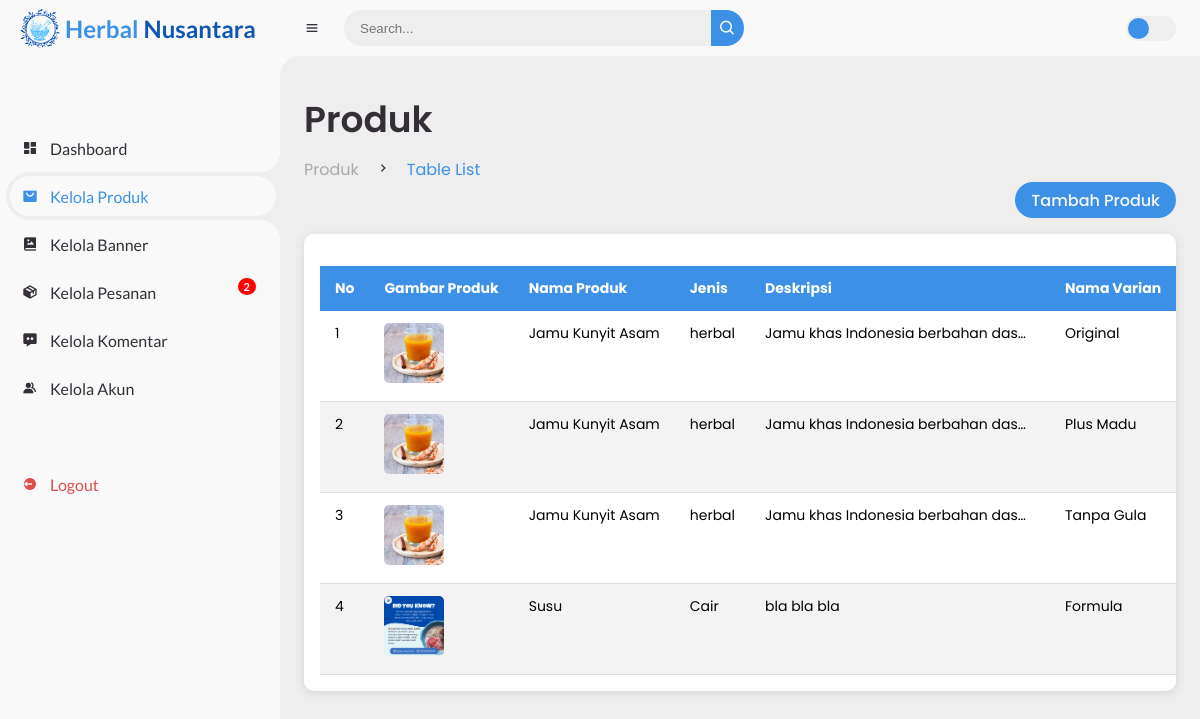
Page /admin/produk/table_produk.php (signed in) on the committed database.
### tables this page shows
CREATE TABLE `product_variants` (
  `id` int NOT NULL,
  `product_id` int NOT NULL,
  `variant_name` varchar(15) DEFAULT NULL,
  `price` decimal(10,2) NOT NULL,
  `stock` int DEFAULT '0',
  `variant_image` varchar(255) DEFAULT NULL,
  `created_at` timestamp NULL DEFAULT CURRENT_TIMESTAMP,
  `weight` int DEFAULT '250'
);

CREATE TABLE `products` (
  `id` int NOT NULL,
  `name` varchar(61) NOT NULL,
  `description` text,
  `main_image` varchar(255) DEFAULT NULL,
  `type` varchar(25) DEFAULT NULL,
  `created_at` timestamp NULL DEFAULT CURRENT_TIMESTAMP
);

### admin/produk/table_produk.php (the view, shortened to what this page needs)
<?php
require "../../php/config.php";
$sql = "SELECT
            p.id AS product_id,
            p.name AS product_name,
            p.description,
            p.main_image,
            p.type,
            v.id AS variant_id,
            v.variant_name,
            v.price,
            v.stock,
            v.variant_image,
            v.weight
        FROM products p
        LEFT JOIN product_variants v ON p.id = v.product_id
        ORDER BY p.id, v.id";
$result = mysqli_query($conn, $sql);
$products = [];
while ($row = mysqli_fetch_assoc($result)) {
    $id = $row['product_id'];
    if (!isset($products[$id])) {
        $products[$id] = [
            'name' => $row['product_name'],
            'description' => $row['description'],
            'main_image' => $row['main_image'],
            'type' => $row['type'],
            'variants' => []
        ];
    }
    if ($row['variant_id']) {
        $products[$id]['variants'][] = [
            'variant_id' => $row['variant_id'],
            'variant_name' => $row['variant_name'],
            'price' => $row['price'],
            'stock' => $row['stock'],
            'weight' => $row['weight'],
            'variant_image' => $row['variant_image']
        ];
    }
}
?>
<!DOCTYPE html>
<html lang="en">
<head>
    <link href="https://unpkg.com/boxicons@2.0.9/css/boxicons.min.css" rel="stylesheet" />
    <link rel="stylesheet" href="../../assets/css/style.css" />
    <link rel="stylesheet" href="../../assets/css/produk.css" />
</head>
<body>
    <?php include '../../components/sidebar.php'; ?>
    <section id="content">
        <nav>
            <i class='bx bx-menu'></i>
            <form action="#">
                <div class="form-input">
                    <input type="search" placeholder="Search..." />
                    <button type="submit" class="search-btn">
                        <i class='bx bx-search'></i>
                    </button>
                </div>
            </form>
            <label for="switch-mode" class="switch-mode"></label>
        </nav>
        <main>
            <div class="head-title">
                <div class="left">
                    <h1>Produk</h1>
                    <ul class="breadcrumb">
                        <li><a href="#">Produk</a></li>
                        <li><i class='bx bx-chevron-right'></i></li>
                        <li><a class="active" href="#">Table List</a></li>
                    </ul>
                </div>
            </div>
            <div class="head-title">
                <a href="tambah_produk.php" class="btn-download" style="margin-left: auto;">
                    <span class="text">Tambah Produk</span>
                </a>
            </div>
            <div class="table-container">
                <table class="styled-table">
                    <thead>
                        <tr>
                            <th>No</th>
                            <th>Gambar Produk</th>
                            <th>Nama Produk</th>
                            <th>Jenis</th>
                            <th>Deskripsi</th>
                            <th>Nama Varian</th>
                        </tr>
                    </thead>
                    <tbody>
                        <?php
                        $no = 1;
                        if (count($products) === 0) {
                            echo "<tr><td colspan='11' class='no-product-row'>Tidak ada produk.</td></tr>";
                        } else {
                            foreach ($products as $id => $prod) {
                                if (empty($prod['variants'])) {
                                    $mainImagePath = ($prod['main_image'] && file_exists("../../uploads/produk/" . $prod['main_image']))
                                        ? "../../uploads/produk/" . htmlspecialchars($prod['main_image'])
                                        : "../../assets/img/no-image.png";
                                    echo "<tr>";
                                    echo "<td>{$no}</td>";
                                    echo "<td><img src='{$mainImagePath}' alt='Produk' class='product-img'></td>";
                                    echo "<td>" . htmlspecialchars($prod['name']) . "</td>";
                                    echo "<td>" . htmlspecialchars($prod['type']) . "</td>";
                                    $descWords = explode(' ', $prod['description']);
                                    $shortDesc = count($descWords) > 15 ? implode(' ', array_slice($descWords, 0, 15)) . '...' : $prod['description'];
                                    echo "<td class='text-truncate'>" . htmlspecialchars($shortDesc) . "</td>";
                                    echo "<td>-</td><td>-</td><td>-</td><td>-</td><td>-</td>";
                                    echo "<td class='action-column'>
                <a href='edit_produk.php?id={$id}' class='btn-edit'>Edit</a>
                <a href='proses_produk.php?action=hapus&id={$id}' class='btn-delete' onclick=\"return confirm('Yakin ingin menghapus produk ini?');\">Hapus</a>
            </td>";
                                    echo "</tr>";
                                    $no++;
                                } else {
                                    foreach ($prod['variants'] as $variant) {
                                        $mainImagePath = ($prod['main_image'] && file_exists("../../uploads/produk/" . $prod['main_image']))
                                            ? "../../uploads/produk/" . htmlspecialchars($prod['main_image'])
                                            : "../../assets/img/no-image.png";
                                        echo "<tr>";
                                        echo "<td>{$no}</td>";
                                        echo "<td><img src='{$mainImagePath}' alt='Produk' class='product-img'></td>";
                                        echo "<td>" . htmlspecialchars($prod['name']) . "</td>";
                                        echo "<td>" . htmlspecialchars($prod['type']) . "</td>";
                                        $descWords = explode(' ', $prod['description']);
                                        $shortDesc = count($descWords) > 15 ? implode(' ', array_slice($descWords, 0, 15)) . '...' : $prod['description'];
                                        echo "<td class='text-truncate'>" . htmlspecialchars($shortDesc) . "</td>";
                                        echo "<td>" . htmlspecialchars($variant['variant_name']) . "</td>";
                                        echo "</tr>";
                                        $no++;
                                    }
                                }
                            }
                        }
                        ?>
                    </tbody>
                </table>
            </div>
        </main>
    </section>
</body>
</html>

### components/sidebar.php
<?php
$current_page = basename($_SERVER['PHP_SELF']);
$notif_query = "SELECT COUNT(*) AS total FROM orders WHERE transaction_status = 'settlement'";
$notif_result = mysqli_query($conn, $notif_query);
$notif_data = mysqli_fetch_assoc($notif_result);
$jumlah_pesanan_settlement = $notif_data['total'] ?? 0;
?>
<section id="sidebar">
    <a href="/admin/dashboard.php" class="brand d-flex align-items-center" style="margin-left: 20px;">
        <img src="/assets/img/logo-nav.png" alt="Logo Herbal Nusantara" class="me-2" style="width: 40px; height: 40px;">
        <span class="fw-bold text-primary" style="margin-right: 5px; margin-left: 5px;">Herbal</span>
        <span class="fw-bold" style="color: #0F55B2;">Nusantara</span>
    </a>
    <ul class="side-menu top">
        <li class="<?= $current_page == 'dashboard.php' ? 'active' : '' ?>">
            <a href="/admin/dashboard.php">
                <i class='bx bxs-dashboard'></i>
                <span class="text">Dashboard</span>
            </a>
        </li>
        <li class="<?= in_array($current_page, ['table_produk.php', 'tambah_produk.php', 'edit_produk.php']) ? 'active' : '' ?>">
            <a href="/admin/produk/table_produk.php">
                <i class='bx bxs-shopping-bag-alt'></i>
                <span class="text">Kelola Produk</span>
            </a>
        </li>
        <li class="<?= in_array($current_page, ['table_banner.php', 'tambah_banner.php', 'edit_banner.php']) ? 'active' : '' ?>">
            <a href="/admin/banner/table_banner.php">
                <i class='bx bxs-photo-album'></i>
                <span class="text">Kelola Banner</span>
            </a>
        </li>
        <li class="<?= in_array($current_page, ['table_pesanan.php', 'detail_pesanan.php']) ? 'active' : '' ?>">
            <a href="/admin/pesanan/table_pesanan.php" style="position: relative;">
                <i class='bx bxs-package'></i>
                <span class="text">Kelola Pesanan</span>
                <?php if ($jumlah_pesanan_settlement > 0): ?>
                    <span class="notif-badge"><?= $jumlah_pesanan_settlement ?></span>
                <?php endif; ?>
            </a>
        </li>
        <li class="<?= $current_page == 'rating.php' ? 'active' : '' ?>">
            <a href="/admin/rating.php">
                <i class='bx bxs-message-dots'></i>
                <span class="text">Kelola Komentar</span>
            </a>
        </li>
        <li class="<?= in_array($current_page, ['table_akun.php', 'edit_akun.php']) ? 'active' : '' ?>">
            <a href="/admin/akun/table_akun.php">
                <i class='bx bxs-group'></i>
                <span class="text">Kelola Akun</span>
            </a>
        </li>
    </ul>
    <ul class="side-menu">
        <li>
            <a href="/login/logout.php" class="logout">
                <i class='bx bxs-log-out-circle'></i>
                <span class="text">Logout</span>
            </a>
        </li>
    </ul>
</section>

### assets/css/produk.css (style rules this page uses)
.table-container { width: 100%; overflow-x: auto; background: #fff; padding: 1rem; border-radius: 10px; box-shadow: 0 2px 10px rgba(0, 0, 0, 0.1); margin-top: 1rem; }
.styled-table td, .styled-table th { white-space: nowrap; }
.styled-table { width: 100%; border-collapse: collapse; margin-top: 1rem; font-size: 14px; min-width: 800px; }
.styled-table thead tr { background-color: #3C91E6; color: #ffffff; text-align: left; }
.styled-table th, .styled-table td { padding: 12px 15px; vertical-align: top; }
.styled-table tbody tr { border-bottom: 1px solid #dddddd; }
.styled-table tbody tr:nth-child(even) { background-color: #f3f3f3; }
.product-img { width: 60px; height: 60px; object-fit: cover; border-radius: 5px; }
.text-truncate { white-space: nowrap; overflow: hidden; text-overflow: ellipsis; max-width: 300px; display: inline-block; vertical-align: top; }
.notif-badge { position: absolute; top: 6px; right: 20px; background-color: red; color: white; font-size: 11px; padding: 2px 6px; border-radius: 50%; font-weight: bold; z-index: 10; animation: pulseNotif 1s infinite ease-in-out; }

### rows in the picture
product_variants: name "Jamu Kunyit Asam", type "herbal", shortDesc "Jamu khas Indonesia berbahan das…", variant_name "Original"
product_variants: name "Jamu Kunyit Asam", type "herbal", shortDesc "Jamu khas Indonesia berbahan das…", variant_name "Plus Madu"
product_variants: name "Jamu Kunyit Asam", type "herbal", shortDesc "Jamu khas Indonesia berbahan das…", variant_name "Tanpa Gula"
product_variants: product.main_image (picture), product.name "Susu", product.type "Cair", product.description "bla bla bla", variant_name "Formula"

### other values in the picture
$jumlah_pesanan_settlement "2"
